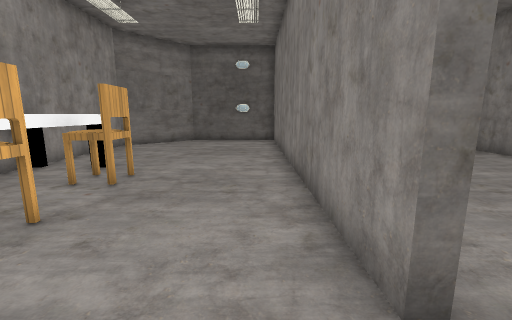
[1] (above)

16 first-person views from a walk through a level from a Godot 3-D game. The camera is 1.5 m above the floor, tilts 10° down and sees 90° across. Doors that lead somewhere are drawn open, without their leaves. The floor is counted in squares, 1 m on a side. Each view is taken from the middle of a square. On the plan, view 1 faces up. The plan holds only what a view shows up to about 13 squares ahead; the rest is blank. Some surface patterns are stand-ins.

[2]
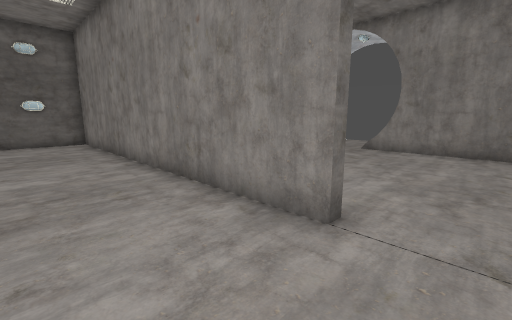

[3]
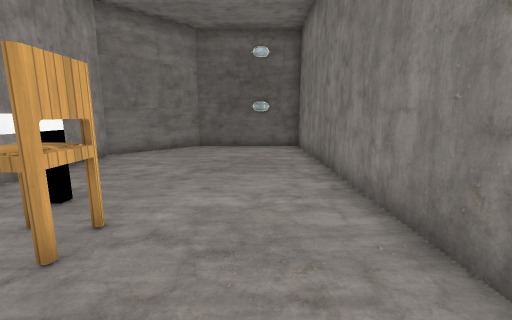

[4]
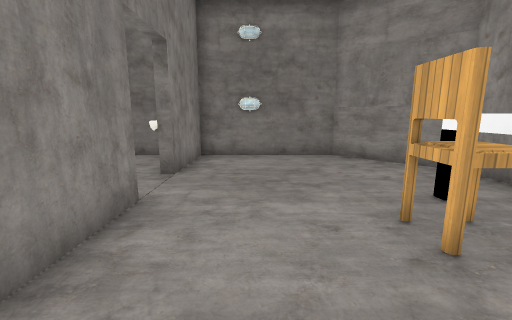

[5]
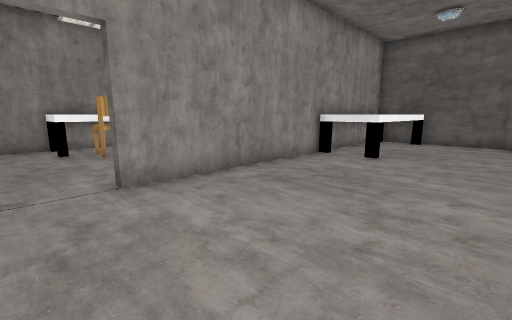

[6]
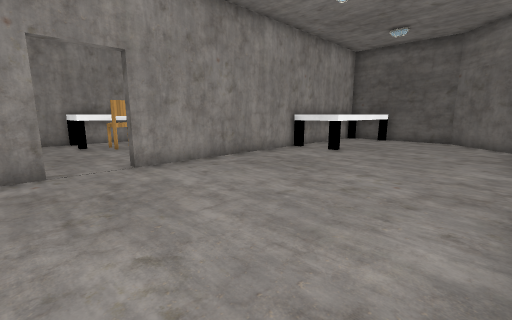

[7]
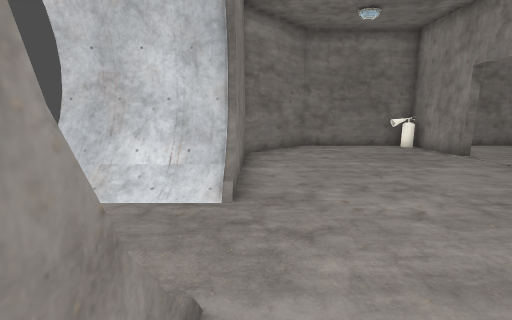

[8]
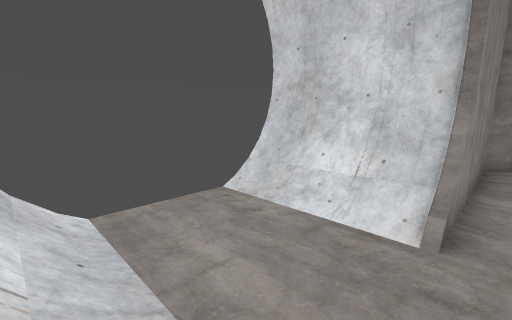

[9]
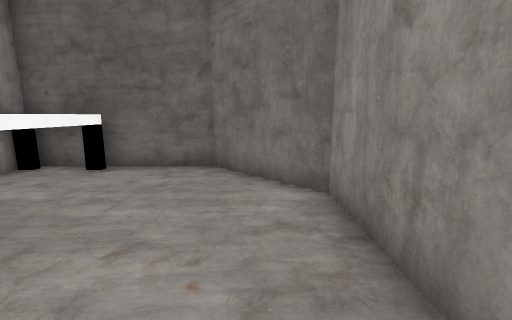

[10]
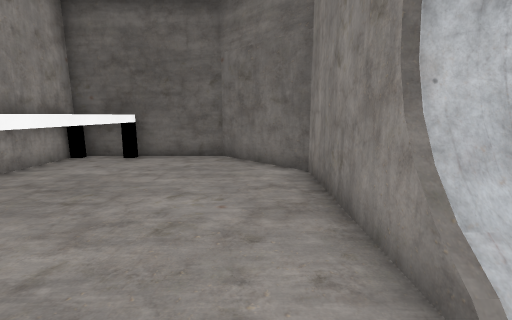

[11]
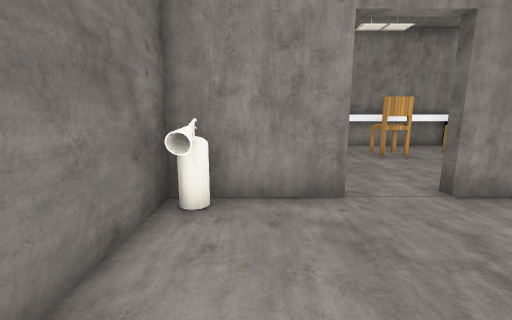

[12]
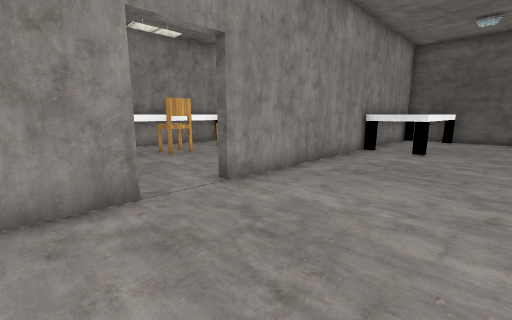

[13]
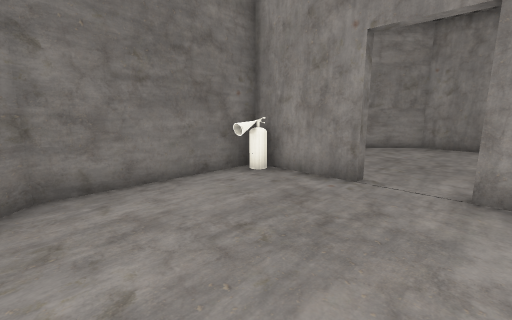

[14]
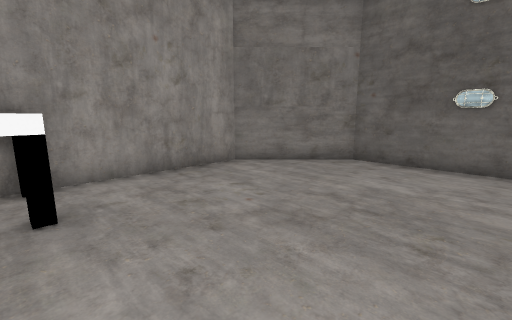

[15]
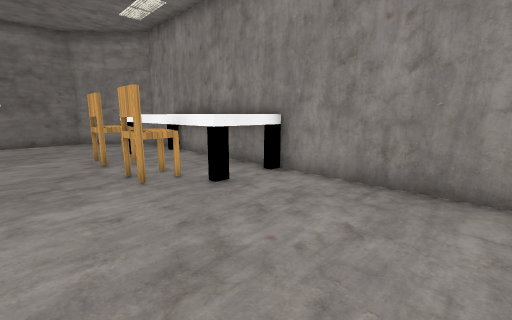

[16]
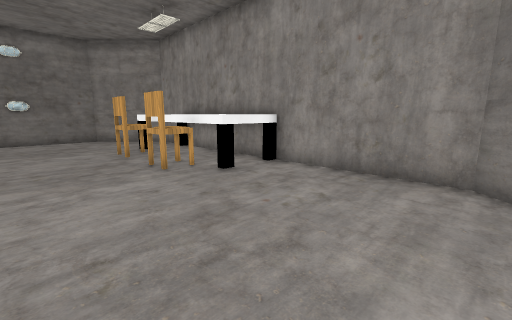

### Floor plan
Key: @ floor where view 1 was taken; # wall or solid block; x gap in a wall; . floor; D open door; = window, fence, low wall or low ledge; ^ raised ledge; C chair; E fire extinguisher.
Columns run from 7 left of view 1 to 13 right of it. Each row starts with its distance up from view 1.
 16    ############
 15   ##....#^^x..##
 14  ##.....#  ^...##
 13 ##......#  ^....##
 12 #.......#  ^.....#
 11 #.......#  ^.....#
 10 #.......#  ^.....#
  9 #.......#^^......###
  8 #.......#........#===
  7 #^^.....#............
  6 #  CC...#............
  5 # ^.....#............
  4 # ^.....#........#===
  3 #  CC...#........####
  2 #^^.....#........#
  1 #.......D........#
  0 #......@D........#
 -1 #.......#........#
 -2 ##......#.......##
 -3  ##.....#E....###
 -4   #############

Positions as (right, up) in squares from view 1, and headings:
1: (0, 0), facing up
2: (-2, 0), facing up-right
3: (-1, 3), facing up
4: (-1, 6), facing down
5: (7, 0), facing up-left
6: (9, -1), facing up-left
7: (9, 9), facing down
8: (9, 8), facing down-right
9: (8, 8), facing up
10: (8, 6), facing up
11: (6, -2), facing left
12: (6, -2), facing up-left
13: (7, 2), facing down-left
14: (0, 7), facing up-left
15: (-1, 12), facing down-left
16: (0, 13), facing down-left
